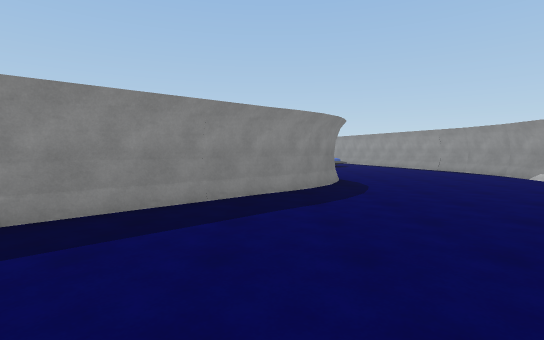
[1] (above)

14 first-person views from a walk through a scene from a Unity 3-D project. The camera is 1.5 m above the floor, tilts 4° down and sees 85° across. The floor is counted in squares, 2 m on a side. Each view is taken from the middle of a square. On the plan, view 1 faces up. The plan holds only what a view shows up to about 10 squares ahead; the rest is blank. The place goes on beyond the plan. The player is left out.

[2]
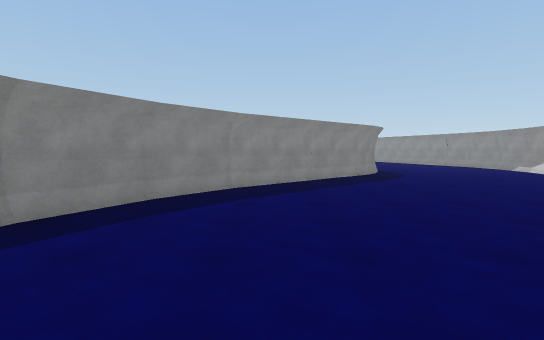

[3]
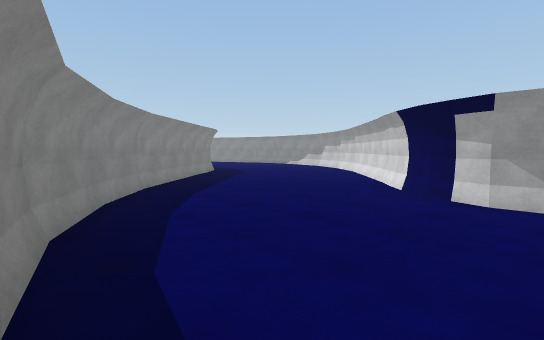

[4]
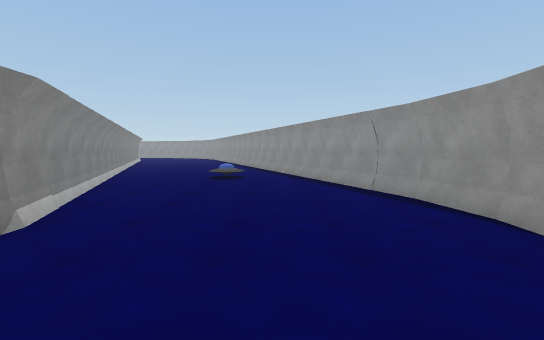

[5]
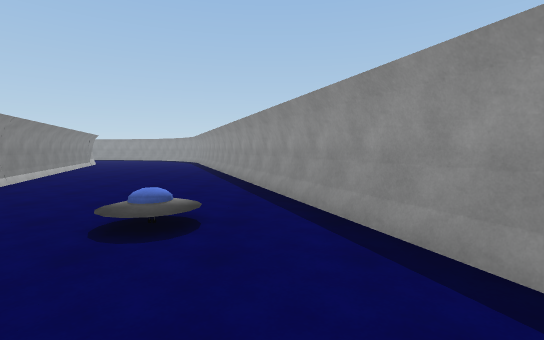

[6]
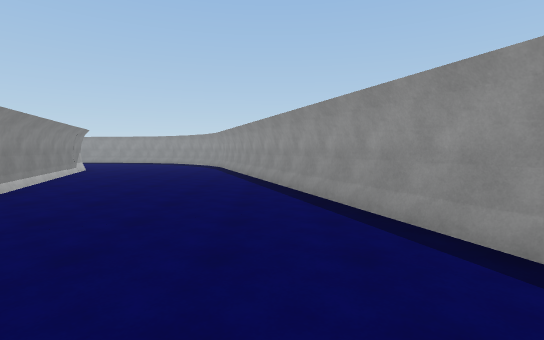

[7]
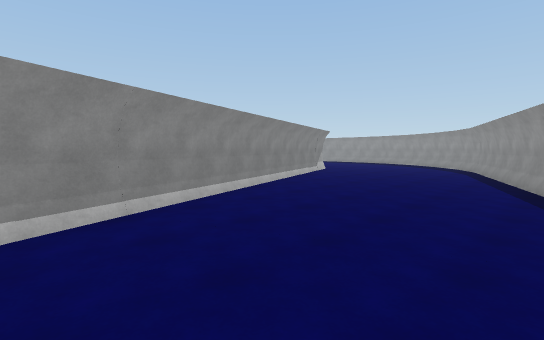

[8]
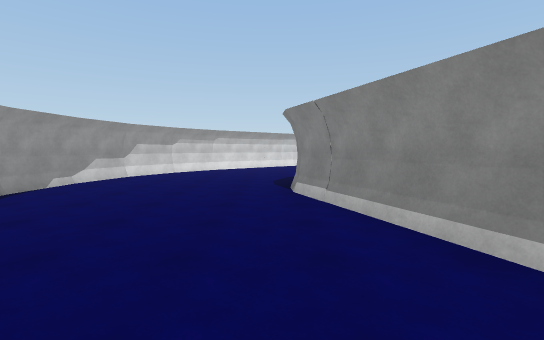

[9]
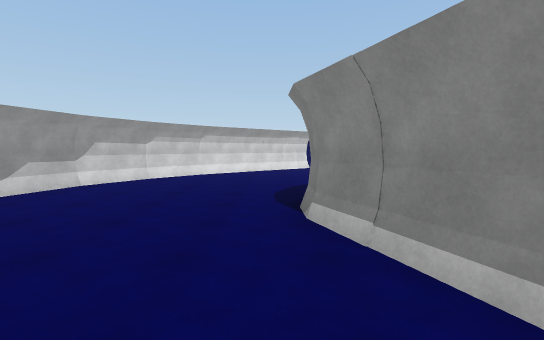

[10]
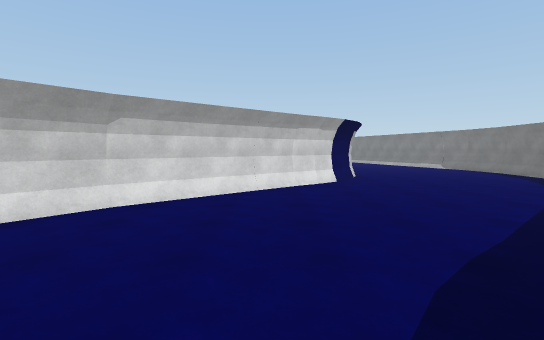

[11]
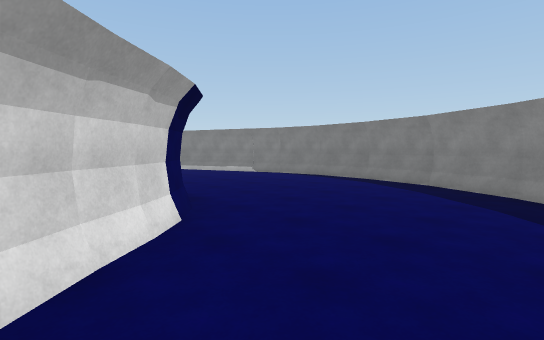

[12]
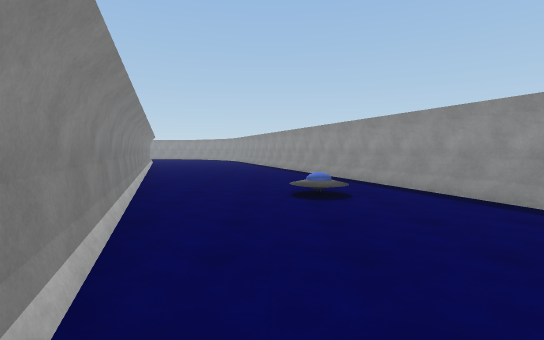

[13]
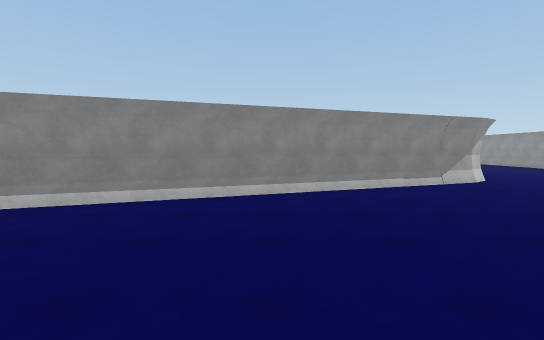

[14]
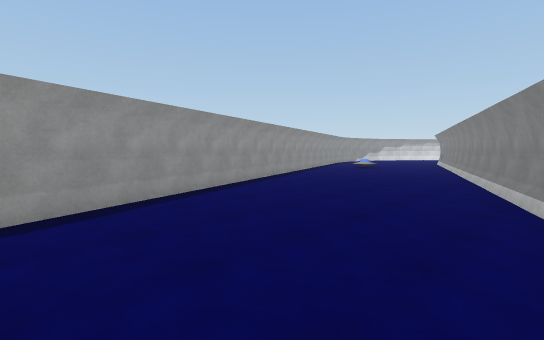

### Floor plan
Points are (right, up) in squares from view 1. A wall is a line through its corners. A room is listed if a view was taken in it or the views show most of it. See-through windows are left out.
Room 1 (views 1, 2, 3, 4, 5, 6, 7, 8, 9, 10, 11, 12, 13, 14)
walls: (1.2, 6.4) (0.6, 5.7); (0.8, 5.9) (-2.9, 2.7); (6.3, 9.5) (0.7, 24.6); (6.5, 8.1) (6.3, 9.6); (6.4, 6.4) (6.5, 8.2); (6, 4.9) (6.4, 6.6); (5.2, 3.3) (6.1, 5); (-2.8, 2.9) (-4, 1.4); (4.1, 2.1) (5.2, 3.5); (-3.9, 1.5) (-4.7, 0); (0.5, -1) (4.2, 2.2); (-4.7, 0.1) (-5.2, -1.7); (-0.2, -2.2) (0.2, -1.4); (-0.2, -2.9) (-0.2, -2.2) (0.1, -1.6) (0.6, -0.9); (-5.1, -1.6) (-5.2, -3.3); (-5.2, -3.2) (-5, -4.6); (-4.8, 24.5) (1.5, 7.8) (1.5, 7.1) (1.3, 6.7) (1.1, 6.3)

Positions as (right, up) in squares from view 1, and headings:
1: (0, 0), facing up
2: (-2, -3), facing up
3: (-5, -3), facing up-right
4: (4, 5), facing up
5: (4, 10), facing up
6: (2, 14), facing up
7: (2, 15), facing up-left
8: (2, 13), facing down
9: (2, 11), facing down
10: (2, 6), facing down
11: (2, 2), facing down-left
12: (2, 8), facing up
13: (2, 20), facing left
14: (-3, 24), facing down-right
